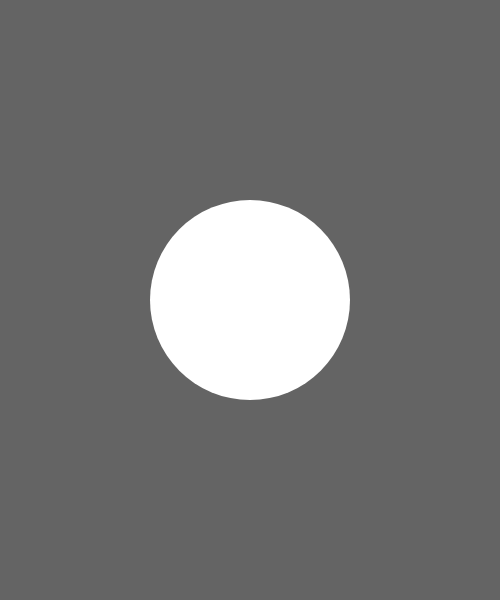
Frame 1 (no input)
Frame 60 (no input): identical to frame 1, image omitted
Frame 120 (the mouse pressed at the canvas centre since frame 60): identical to frame 1, image omitted

The p5.js sketch that drew this single still picture (run headless with seeded random() and noise() and a simulated clock; from frame 60 on, the mouse is pressed at the canvas centre):

// p5.js sketch
// ── sketch.js
var xC;
var yC; //var xC = width/2 would not work
// p5 only works in function setup() and draw(); it's javascript


function setup() {
  createCanvas(500,600);
  background(100);
  
  xC = width/2;
  yC = height/2;

  noStroke();
  ellipse(xC,yC,200,200);
}

function draw() {
  
}
